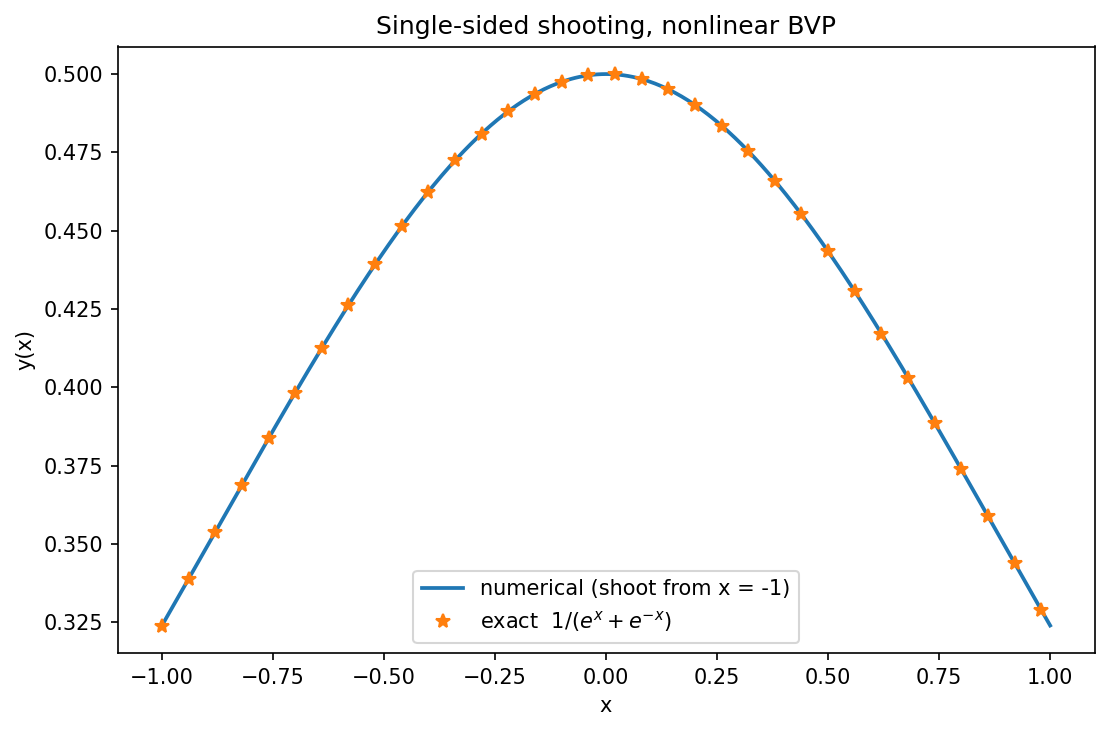

Reproduce this figure in Python.
"""
Worksheet 7, Problem 2(a)  --  Python 3 corrected version of p2a.py

Solve the nonlinear boundary value problem

        y''(x) = -y(x) + 2 (y'(x))^2 / y(x),     x in [-1, 1]
        y(1) = y(-1) = 1/(e + 1/e) = y0

by shooting from ONE end: set {y(-1) = y0, y'(-1) = s} and match y(x = 1).
Exact solution: y(x) = 1 / (e^x + e^-x).

Changes made relative to the original p2a.py
--------------------------------------------
1. The loop condition called F(v1) to test convergence and then called F(v1)
   and F(v2) again inside the body -- three integrations per iteration where
   one new one is needed.  Values are now carried between iterations.
2. The convergence test used the value of v1 from BEFORE the update, so the
   loop tested a stale residual.  Corrected.
3. The redundant "while ... else" is removed (with no break in the loop the
   else clause always runs), and an iteration cap is added so a bad initial
   bracket cannot spin forever.
4. y appears in a denominator, so a trial trajectory that crosses zero makes
   the right-hand side blow up.  The integrator now detects this and reports
   the failure instead of returning inf/nan and letting the secant method
   wander.
5. The residual and the rms error against the exact solution are printed,
   so the convergence is a number rather than an eyeball test.
6. The grid resolution is raised from 100 to 401 points, which brings the
   rms error down by roughly three orders of magnitude at negligible cost.

Algorithms are hand written: RK4 and the secant root finder are both
implemented here.

Note on the exact solution
--------------------------
y = 1/(2 cosh x) = sech(x)/2.  Differentiating twice confirms it satisfies
y'' = -y + 2 y'^2 / y, and it is even, so y(1) = y(-1) as the boundary
conditions require.  Its slope at x = -1 is
        y'(-1) = sinh(1) / (e + 1/e)^2 * 2  = 0.2450...
which the shooting method should recover.
"""

import numpy as np
import matplotlib.pyplot as plt


X_LEFT, X_RIGHT = -1.0, 1.0
Y_BOUNDARY = 1.0 / (np.exp(1.0) + np.exp(-1.0))


def f_y(v):
    """dy/dx = v"""
    return v


def f_v(y, v):
    """dv/dx = -y + 2 v^2 / y"""
    return -y + 2.0 * v ** 2 / y


def integrate(slope, n=401):
    """
    RK4 from x = -1 rightwards with y(-1) = y0 and y'(-1) = slope.

    Returns (x, y, ok).  ok is False if y came too close to zero, where the
    2 v^2 / y term diverges -- the original had no such guard and would
    return inf or nan for an unlucky trial slope.
    """
    x = np.linspace(X_LEFT, X_RIGHT, n)
    dx = x[1] - x[0]

    y = np.zeros(n)
    v = np.zeros(n)
    y[0], v[0] = Y_BOUNDARY, slope

    for i in range(n - 1):
        if abs(y[i]) < 1e-12:
            return x, y, False

        k1y = f_y(v[i])
        k1v = f_v(y[i], v[i])

        k2y = f_y(v[i] + 0.5 * dx * k1v)
        k2v = f_v(y[i] + 0.5 * dx * k1y, v[i] + 0.5 * dx * k1v)

        k3y = f_y(v[i] + 0.5 * dx * k2v)
        k3v = f_v(y[i] + 0.5 * dx * k2y, v[i] + 0.5 * dx * k2v)

        k4y = f_y(v[i] + dx * k3v)
        k4v = f_v(y[i] + dx * k3y, v[i] + dx * k3v)

        y[i + 1] = y[i] + dx * (k1y + 2.0 * k2y + 2.0 * k3y + k4y) / 6.0
        v[i + 1] = v[i] + dx * (k1v + 2.0 * k2v + 2.0 * k3v + k4v) / 6.0

    return x, y, True


def residual(slope, n):
    """y(1; slope) - y0 -- the quantity the secant method drives to zero."""
    x, y, ok = integrate(slope, n)
    if not ok:
        return x, y, np.nan
    return x, y, y[-1] - Y_BOUNDARY


def shoot(n=401, s0=0.2, s1=0.3, tol=1e-12, max_iter=60):
    """Hand-written secant iteration on the initial slope."""
    x, y, f0 = residual(s0, n)
    x, y, f1 = residual(s1, n)

    for it in range(1, max_iter + 1):
        if np.isfinite(f1) and abs(f1) < tol:
            return x, y, s1, f1, it
        if not np.isfinite(f0) or not np.isfinite(f1) or f1 == f0:
            raise RuntimeError("secant iteration lost its bracket at "
                               "s = %.6g" % s1)
        s2 = s1 - f1 * (s1 - s0) / (f1 - f0)
        s0, f0 = s1, f1
        s1 = s2
        x, y, f1 = residual(s1, n)

    return x, y, s1, f1, max_iter


def exact(x):
    """y(x) = 1 / (e^x + e^-x)"""
    return 1.0 / (np.exp(x) + np.exp(-x))


def main():
    n = 401
    x, y, slope, res, iters = shoot(n)

    # exact slope at the left boundary, for comparison
    h = 1e-6
    slope_exact = (exact(X_LEFT + h) - exact(X_LEFT - h)) / (2.0 * h)

    print("Shooting from one end,  y'' = -y + 2 y'^2 / y  on [-1, 1]")
    print("boundary value y(+-1) = %.10f" % Y_BOUNDARY)
    print("grid points          = %d  (dx = %.6f)" % (n, x[1] - x[0]))
    print("secant iterations    = %d" % iters)
    print("initial slope found  = %.10f" % slope)
    print("initial slope exact  = %.10f" % slope_exact)
    print("residual y(1) - y0   = %.3e" % res)
    print("rms error vs exact   = %.3e"
          % np.sqrt(np.mean((y - exact(x)) ** 2)))

    fig, ax = plt.subplots(figsize=(7.5, 5))
    ax.plot(x, y, lw=1.8, label="numerical (shoot from x = -1)")
    ax.plot(x[::12], exact(x[::12]), "*", ms=7, label="exact  $1/(e^x+e^{-x})$")
    ax.set_xlabel("x")
    ax.set_ylabel("y(x)")
    ax.set_title("Single-sided shooting, nonlinear BVP")
    ax.legend()
    fig.tight_layout()
    plt.show()


if __name__ == "__main__":
    main()
